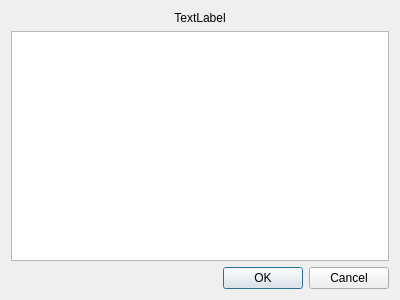
<?xml version="1.0" encoding="UTF-8"?>
<ui version="4.0">
 <class>add_price</class>
 <widget class="QWidget" name="add_price">
  <property name="geometry">
   <rect>
    <x>0</x>
    <y>0</y>
    <width>400</width>
    <height>300</height>
   </rect>
  </property>
  <property name="windowTitle">
   <string>Form</string>
  </property>
  <layout class="QVBoxLayout" name="verticalLayout">
   <item>
    <widget class="QLabel" name="label">
     <property name="text">
      <string>TextLabel</string>
     </property>
     <property name="alignment">
      <set>Qt::AlignCenter</set>
     </property>
     <property name="indent">
      <number>0</number>
     </property>
    </widget>
   </item>
   <item>
    <widget class="QTableView" name="tableView"/>
   </item>
   <item>
    <widget class="QDialogButtonBox" name="buttonBox">
     <property name="standardButtons">
      <set>QDialogButtonBox::Cancel|QDialogButtonBox::Ok</set>
     </property>
    </widget>
   </item>
  </layout>
 </widget>
 <resources/>
 <connections/>
</ui>
